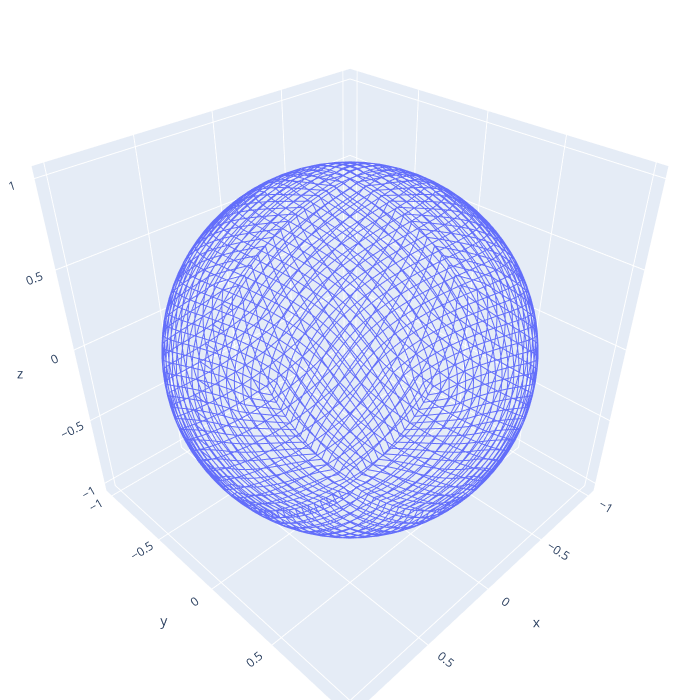

Notebook cell for this chart:
### Code cell
fig = go.Figure()

trace = go.Scatter3d(
    x=df_mesh.x, y=df_mesh.y, z=df_mesh.z,
    mode='lines',
    #marker=dict(size=1),
)
fig.add_trace(trace)

fig.update_layout(
    autosize=False,
    width=700, height=700,
    margin=dict(l=0, r=0, b=0, t=0),
)
fig.show()

### Figure 1 — Plotly figure (JSON) as saved in the notebook; plotly's stock layout.template omitted (floating-point values rounded to 4 significant figures; data arrays with more than 128 entries replaced by an {"elided": "..."} marker saying what was removed)
{"data": [{"mode": "lines", "type": "scatter3d", "x": {"elided": "12288 float values"}, "y": {"elided": "12288 float values"}, "z": {"elided": "12288 float values"}}], "layout": {"autosize": false, "height": 700, "margin": {"b": 0, "l": 0, "r": 0, "t": 0}, "width": 700}}
